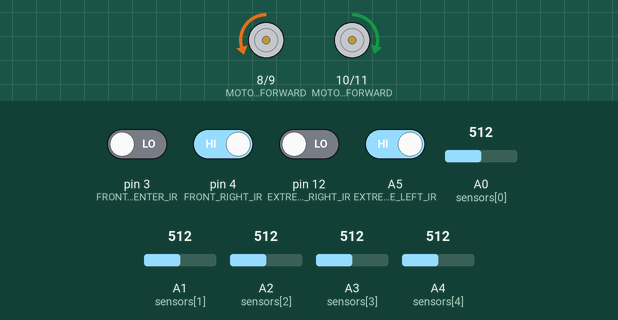
A sketch run on a simulated Arduino Uno, built with avr-gcc and run on an emulated ATmega328P. Shown: motor-driver pin pairs drawn as motors (green arrow = first pin HIGH = forward, orange = second pin HIGH = backward, longer = more drive, scaled by the enable pin). The inputs (shaded band) are chosen by the test bench; at power-on: A5 (EXTREME_LEFT_IR), pin 4 (FRONT_RIGHT_IR) HIGH, pin 3 (FRONT_CENTER_IR), pin 12 (EXTREME_RIGHT_IR) LOW, A0 (sensors[0]) = 512, A1 (sensors[1]) = 512, A3 (sensors[3]) = 512, A4 (sensors[4]) = 512, A2 (sensors[2]) = 512.

Above: at 1.2 s.
1.3 s: A5 (EXTREME_LEFT_IR) driven LOW
At 2.3 s:
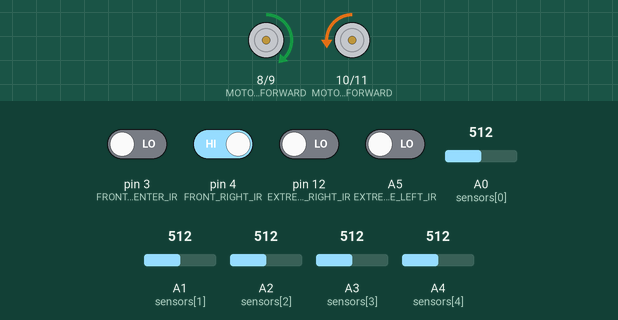
4.3 s: A0 (sensors[0]) set to 529
7.3 s: A1 (sensors[1]) set to 716
At 7.9 s:
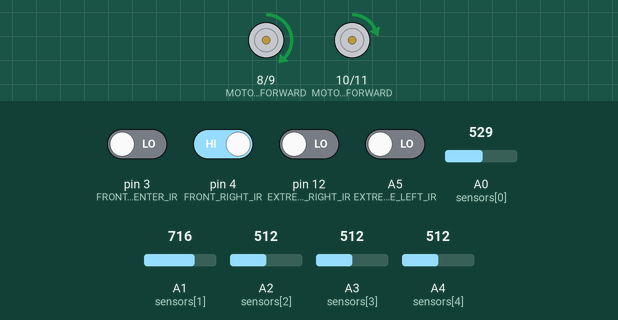
10.3 s: A3 (sensors[3]) set to 306
At 11.0 s:
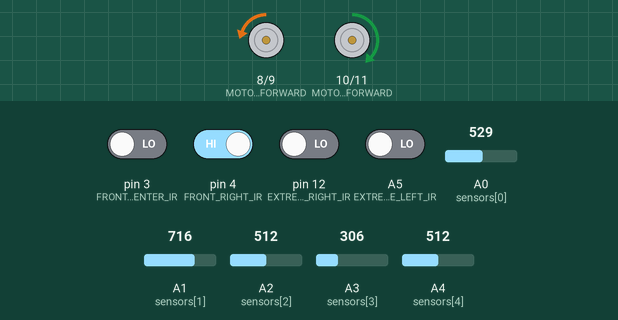
13.3 s: A4 (sensors[4]) set to 716
16.3 s: pin 12 (EXTREME_RIGHT_IR) driven HIGH
At 17.1 s:
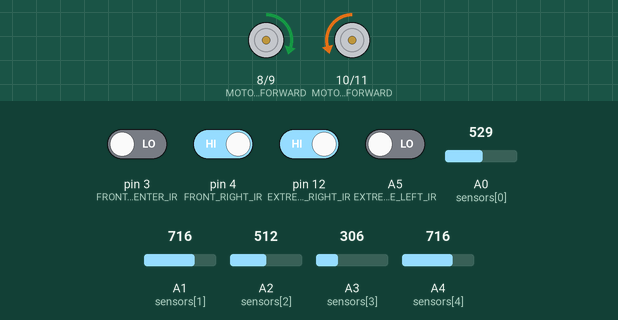
Timing chart, 0 to 18.9 s (numbered marks = the images above; inputs shaded):
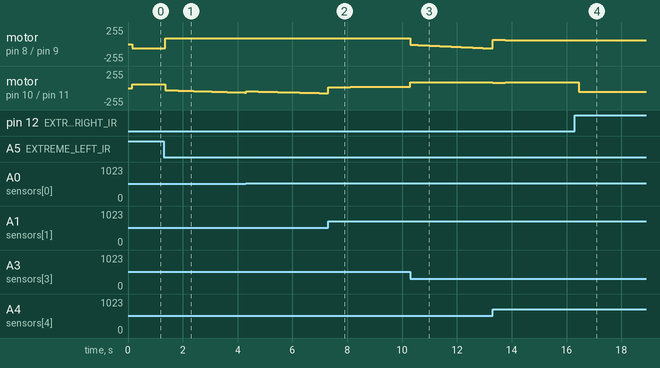

The sketch:

final.ino
```cpp
#define MOTOR_RIGHT_FORWARD 10
#define MOTOR_RIGHT_BACKWARD 11
#define MOTOR_RIGHT_PWM 6

#define MOTOR_LEFT_FORWARD 8
#define MOTOR_LEFT_BACKWARD 9
#define MOTOR_LEFT_PWM 5

// #define FRONT_LEFT_IR A3
#define FRONT_RIGHT_IR 4
#define FRONT_CENTER_IR 3

#define EXTREME_LEFT_IR A5
#define EXTREME_RIGHT_IR 12

int sensors[] = { A0, A1, A2, A3, A4 };
int sensor_max[] = {700,650,550,650,600};
int sensor_min[] = {40,40,40,40,40};
int original_readings[5];
int mapped_readings[5];

int rotation_threshold = 200;


//low speed
// double P, I, D, Kp = .875, Ki =0.002 , Kd = 40;
// // double P, I, D, Kp = .875, Ki =0.010 , Kd = 40;
// int basespeed_l = 55, basespeed_r = 47;
// int maxspeed_l = 75, maxspeed_r = 70;

// //high speed
// double P, I, D, Kp = 1.1, Ki = 0.0017, Kd = 45;
// // int basespeed_l = 65, basespeed_r = 57;
// int basespeed_l = 75, basespeed_r = 67;
// int maxspeed_l = 85, maxspeed_r = 80;
// int maxspeed_l = 95, maxspeed_r = 90;


//CURRENTLY WORKING


double P, I, D, Kp = 2, Ki =0.0010 , Kd = 30;
int basespeed_l = 70, basespeed_r = 68;
int maxspeed_l = 90, maxspeed_r = 88;

double last_error = 0;
int error_value;


int ext_left;
int ext_right;
int front_right_ir;
int front_center_ir;
/*
############################################
############################################PID FUNCTIONS BEGIN HERE
############################################
*/
void take_readings() {
  int temp;
  for (int i = 0; i < 5; i++) {
    temp = constrain(analogRead(sensors[i]), sensor_min[i], sensor_max[i]);
    mapped_readings[i] = map(temp, sensor_min[i], sensor_max[i], 0, 200);
    original_readings[i] = temp;
  }
}


double error(int data[]) {
  double positions[] = { -2, -1, 0, 1, 2 };  //for high speed

  double error_val = 0;
  for (int i = 0; i < 5; i++) {
    error_val += mapped_readings[i] * positions[i];
  }

  return error_val;
}
void PID_control() {
  take_readings();  // read the current position
  error_value = error(mapped_readings);

  P = error_value;
  I = I + error_value;
  D = error_value - last_error;
  last_error = error_value;
  int motorspeed = P * Kp + I * Ki + D * Kd;  // calculate the correction
                                              // needed to be applied to the speed

  // int motorspeeda = 125 - motorspeed; // for low speed
  // int motorspeedb = 125 + motorspeed; //for low speed
  int motorspeeda = 75 + motorspeed;  //for high speed
  int motorspeedb = 68 - motorspeed;  //for high speed

  if (motorspeeda > maxspeed_l) {
    motorspeeda = maxspeed_l;
  }
  if (motorspeedb > maxspeed_r) {
    motorspeedb = maxspeed_r;
  }
  // if (motorspeeda >0 && motorspeeda <basespeed_l) {
  // statements
  // }

  // if (last_error == 0 && error_value == 0) {
  //   I = 0;
  //   D = 0;
  // }
  forward_pid(motorspeeda, motorspeedb);
}


// void forward_pid(int speed_l, int speed_r) {
//   if (speed_l < 0) {
//     if (-speed_l > maxspeed_l) {
//       speed_l = -maxspeed_l;
//     }
//     analogWrite(MOTOR_LEFT_PWM, -speed_l);
//     digitalWrite(MOTOR_LEFT_FORWARD, 0);
//     digitalWrite(MOTOR_LEFT_BACKWARD, 1);
//   } else {
//     analogWrite(MOTOR_LEFT_PWM, speed_l);
//     digitalWrite(MOTOR_LEFT_BACKWARD, 0);
//     digitalWrite(MOTOR_LEFT_FORWARD, 1);
//   }
//   if (speed_r < 0) {
//     if (-speed_r > maxspeed_r) {
//       speed_r = -maxspeed_r;
//     }
//     analogWrite(MOTOR_RIGHT_PWM, -speed_r);
//     digitalWrite(MOTOR_RIGHT_FORWARD, 0);
//     digitalWrite(MOTOR_RIGHT_BACKWARD, 1);
//   } else {
//     analogWrite(MOTOR_RIGHT_PWM, speed_r);
//     digitalWrite(MOTOR_RIGHT_BACKWARD, 0);
//     digitalWrite(MOTOR_RIGHT_FORWARD, 1);
//   }
// }
// void forward_pid(int speed_l, int speed_r) {
//   if (speed_l < 0) {
//     if (-speed_l > maxspeed_l) {
//       speed_l = -maxspeed_l;
//       analogWrite(MOTOR_LEFT_PWM, -speed_l);
//       digitalWrite(MOTOR_LEFT_FORWARD, 0);
//       digitalWrite(MOTOR_LEFT_BACKWARD, 1);
//     } else {
//       analogWrite(MOTOR_LEFT_PWM, speed_l);
//       digitalWrite(MOTOR_LEFT_FORWARD, 0);
//       digitalWrite(MOTOR_LEFT_BACKWARD, 1);
//     }
//   }
//   //  else if (speed_l < 20) {
//   //   speed_l = 20;
//   //   analogWrite(MOTOR_LEFT_PWM, speed_l);
//   //   digitalWrite(MOTOR_LEFT_BACKWARD, 0);
//   //   digitalWrite(MOTOR_LEFT_FORWARD, 1);
//   // }
//    else {

//     analogWrite(MOTOR_LEFT_PWM, speed_l);
//     digitalWrite(MOTOR_LEFT_BACKWARD, 0);
//     digitalWrite(MOTOR_LEFT_FORWARD, 1);
//   }
//   if (speed_r < 0) {
//     if (-speed_r > maxspeed_r) {
//       speed_r = -maxspeed_r;
//       analogWrite(MOTOR_RIGHT_PWM, speed_r);
//       digitalWrite(MOTOR_RIGHT_BACKWARD, 1);
//       digitalWrite(MOTOR_RIGHT_FORWARD, 0);

//     } else {
//       analogWrite(MOTOR_RIGHT_PWM, speed_r);
//       digitalWrite(MOTOR_RIGHT_BACKWARD, 1);
//       digitalWrite(MOTOR_RIGHT_FORWARD, 0);
//     }
//   }

//   // else if (speed_r < 20) {
//   //   speed_r = 20;
//   //   analogWrite(MOTOR_RIGHT_PWM, speed_r);
//   //   digitalWrite(MOTOR_RIGHT_BACKWARD, 0);
//   //   digitalWrite(MOTOR_RIGHT_FORWARD, 1);
//   // }
//   else{
//   analogWrite(MOTOR_RIGHT_PWM, speed_r);
//   digitalWrite(MOTOR_RIGHT_BACKWARD, 0);
//   digitalWrite(MOTOR_RIGHT_FORWARD, 1);
// }
// }


int limit_l = 50;
int limit_r = 50;
void forward_pid(int speed_l, int speed_r) {
  // speed_l = (speed_l < limit_l && speed_l > 0) ? limit_l : speed_l;
  // speed_l = (-speed_l < limit_l && speed_l < 0) ? -limit_l : speed_l;

  // speed_r = (speed_r < limit_r && speed_r > 0) ? limit_r : speed_r;
  // speed_r = (-speed_r < limit_r && speed_r < 0) ? -limit_r : speed_r;

  if (speed_l < 0) {
    if (-speed_l > maxspeed_l) {
      speed_l = -maxspeed_l;
    }
    analogWrite(MOTOR_LEFT_PWM, -speed_l);
    digitalWrite(MOTOR_LEFT_FORWARD, 0);
    digitalWrite(MOTOR_LEFT_BACKWARD, 1);
  } else {
    analogWrite(MOTOR_LEFT_PWM, speed_l);
    digitalWrite(MOTOR_LEFT_BACKWARD, 0);
    digitalWrite(MOTOR_LEFT_FORWARD, 1);
  }
  if (speed_r < 0) {
    if (-speed_r > maxspeed_r) {
      speed_r = -maxspeed_r;
    }
    analogWrite(MOTOR_RIGHT_PWM, -speed_r);
    digitalWrite(MOTOR_RIGHT_FORWARD, 0);
    digitalWrite(MOTOR_RIGHT_BACKWARD, 1);
  } else {
    analogWrite(MOTOR_RIGHT_PWM, speed_r);
    digitalWrite(MOTOR_RIGHT_BACKWARD, 0);
    digitalWrite(MOTOR_RIGHT_FORWARD, 1);
  }
}
/*
############################################
#############################################FUNCTIONS FOR SHARP TURNS
############################################

*/

void u_turn() {
  // delay(500);
  while (original_readings[1] < rotation_threshold && original_readings[2] < rotation_threshold && original_readings[3] < rotation_threshold) {
    // update_line_keepers();
    take_readings();
    digitalWrite(MOTOR_LEFT_FORWARD, 1);
    digitalWrite(MOTOR_RIGHT_FORWARD, 0);
    digitalWrite(MOTOR_LEFT_BACKWARD, 0);
    digitalWrite(MOTOR_RIGHT_BACKWARD, 1);
  }
}

void _straight() {
  digitalWrite(MOTOR_LEFT_FORWARD, 1);
  digitalWrite(MOTOR_RIGHT_FORWARD, 1);
  digitalWrite(MOTOR_LEFT_BACKWARD, 0);
  digitalWrite(MOTOR_RIGHT_BACKWARD, 0);
}
void _backward() {
  digitalWrite(MOTOR_LEFT_FORWARD, 0);
  digitalWrite(MOTOR_RIGHT_FORWARD, 0);
  digitalWrite(MOTOR_LEFT_BACKWARD, 1);
  digitalWrite(MOTOR_RIGHT_BACKWARD, 1);
}
void _left() {
  // analogWrite(MOTOR_LEFT_PWM, 85);
  // analogWrite(MOTOR_RIGHT_PWM, 85);
  digitalWrite(MOTOR_LEFT_FORWARD, 0);
  digitalWrite(MOTOR_RIGHT_FORWARD, 1);
  digitalWrite(MOTOR_LEFT_BACKWARD, 1);
  digitalWrite(MOTOR_RIGHT_BACKWARD, 0);
}
void _right() {
  //
  // analogWrite(MOTOR_LEFT_PWM, 85);
  // analogWrite(MOTOR_RIGHT_PWM, 85);
  digitalWrite(MOTOR_LEFT_FORWARD, 1);
  digitalWrite(MOTOR_RIGHT_FORWARD, 0);
  digitalWrite(MOTOR_LEFT_BACKWARD, 0);
  digitalWrite(MOTOR_RIGHT_BACKWARD, 1);
}
void _stop() {
  digitalWrite(MOTOR_LEFT_FORWARD, 0);
  digitalWrite(MOTOR_RIGHT_FORWARD, 0);
  digitalWrite(MOTOR_LEFT_BACKWARD, 0);
  digitalWrite(MOTOR_RIGHT_BACKWARD, 0);
}

void _rotate_right() {
  _right();
  delay(200);
  while (original_readings[2] < rotation_threshold && original_readings[3] < rotation_threshold && original_readings[4] < rotation_threshold) {
    take_readings();
    _right();
  }
}
void _rotate_left() {
  _left();
  delay(300);
  while (original_readings[0] < rotation_threshold && original_readings[1] < rotation_threshold && original_readings[2] < rotation_threshold) {
    take_readings();
    _left();
  }
}

/*
################################################
################################################extreme and front ir sensors code
################################################
*/

void take_extreme_ir_readings() {
  ext_left = digitalRead(EXTREME_LEFT_IR);
  ext_right = digitalRead(EXTREME_RIGHT_IR);
}

void take_front_ir_readings() {
  front_right_ir = digitalRead(FRONT_RIGHT_IR);
  front_center_ir = digitalRead(FRONT_CENTER_IR);
}

/*
#############################################
############################################# Detection functions for turns and deadends
#############################################
*/


bool T_point_found() {
  take_extreme_ir_readings();
  // if (ext_left == 1 && ext_right == 1)
  //   return true;
  // else
  //   return false;
  return ext_left && ext_right;
}
bool straight_found() {

  take_extreme_ir_readings();

  if (ext_left == 0 && ext_right == 0 && (original_readings[0] > rotation_threshold || original_readings[1] > rotation_threshold || original_readings[2] > rotation_threshold || original_readings[3] > rotation_threshold || original_readings[4] > rotation_threshold))
    return true;
  else
    return false;
}
bool right_found() {
  take_extreme_ir_readings();

  if (ext_right == 1 && (original_readings[2] > rotation_threshold || original_readings[3] > rotation_threshold || original_readings[4] > rotation_threshold))
    return true;
  else
    return false;
}
bool left_found() {
  take_extreme_ir_readings();

  if (ext_left == 1 && ext_right == 0 && (original_readings[0] > rotation_threshold || original_readings[1] > rotation_threshold || original_readings[2] > rotation_threshold))
    return true;
  else
    return false;
}

bool deadend_found() {
  take_extreme_ir_readings();

  if (ext_left == 0 && ext_right == 0 && (original_readings[0] < rotation_threshold && original_readings[1] < rotation_threshold && original_readings[2] < rotation_threshold && original_readings[3] < rotation_threshold && original_readings[4] < rotation_threshold))
    return true;
  else
    return false;
}


/*
##############################################
############################################## SETUP AND LOOP FUNCTIONS
##############################################


*/
void setup() {
  pinMode(MOTOR_LEFT_FORWARD, OUTPUT);
  pinMode(MOTOR_LEFT_BACKWARD, OUTPUT);
  pinMode(MOTOR_LEFT_PWM, OUTPUT);

  pinMode(MOTOR_RIGHT_FORWARD, OUTPUT);
  pinMode(MOTOR_RIGHT_PWM, OUTPUT);
  pinMode(MOTOR_RIGHT_BACKWARD, OUTPUT);
  // pinMode(GREEN_LED, OUTPUT);
  // pinMode(RED_LED, OUTPUT);

  //setting up the sensor pins
  for (auto pin : sensors)
    pinMode(pin, INPUT);

  pinMode(EXTREME_LEFT_IR, INPUT);
  pinMode(EXTREME_RIGHT_IR, INPUT);
  pinMode(FRONT_RIGHT_IR, INPUT);
  pinMode(FRONT_CENTER_IR, INPUT);
}

void loop() {
  take_readings();
  take_extreme_ir_readings();
  take_front_ir_readings();

  // put your main code here, to run repeatedly
  // if (1)
  if (ext_left == 0 && ext_right == 0)
  // if (ext_left == 0 && ext_right == 0 && (original_readings[0] > rotation_threshold || original_readings[1] > rotation_threshold || original_readings[2] > rotation_threshold || original_readings[3] > rotation_threshold || original_readings[4] > rotation_threshold))
  // if(1)
  {

    PID_control();
  }


  else {
    delay(150);
    // _stop();
    // delay(2000);

    analogWrite(MOTOR_LEFT_PWM, 60);
    analogWrite(MOTOR_RIGHT_PWM, 58);
    // delay(40);

    take_extreme_ir_readings();
    take_front_ir_readings();
    /*****************************
******************************/
    //T point is encountered
    front_right_ir = 0;
    if (T_point_found()) {
      // delay(100);
      if (front_center_ir && front_right_ir) {  //later add

        delay(200);
        _stop();
      } else {
        delay(150);
        _rotate_left();
      }
    }
    //***********************************

    //if the right is encountered first
    else if (right_found()) {

      if (front_center_ir == 1) {
        //Straight found after Right
        _straight();
        // delay(200);

      } else if (front_center_ir == 0 && front_right_ir == 0) {  //Deadend found after right
        // delay(150);
        _rotate_right();
      }
    }
    //***********************************
    //Left Found first
    else if (left_found()) {
      // delay(150);
      _rotate_left();
    }
    //***********************************
    //Deadend Found
    else if (deadend_found()) {
      //Uturn after deadend
      u_turn();
    }
    //***********************************
  }
}
```

Measured:
- after the input at 1.3 s, motor on pin 8 (MOTOR_LEFT_FORWARD) / pin 9 (MOTOR_LEFT_BACKWARD): backward 60/255 → forward 90/255 after 0.06 s; motor on pin 10 (MOTOR_RIGHT_FORWARD) / pin 11 (MOTOR_RIGHT_BACKWARD): moves from forward 58/255 to backward 68/255 over 2.9 s, starting after 0.06 s
- after the input at 10.3 s, motor on pin 8 (MOTOR_LEFT_FORWARD) / pin 9 (MOTOR_LEFT_BACKWARD): moves from forward 90/255 to backward 66/255 over 3.0 s, starting at once
- after the input at 16.3 s, motor on pin 10 (MOTOR_RIGHT_FORWARD) / pin 11 (MOTOR_RIGHT_BACKWARD): forward 88/255 → backward 58/255 after 0.15 s
